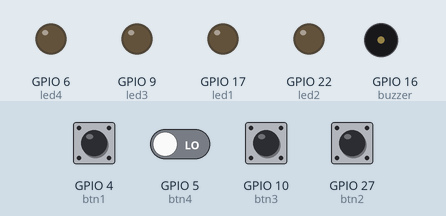
Bench run of a program on a simulated Raspberry Pi (BCM pin numbers). Parts: output pins drawn as LEDs (lit = HIGH), buzzer (waves = sounding, pin HIGH). Inputs (shaded band) come from the test bench; at power-on: GPIO 4 (btn1), GPIO 5 (btn4), GPIO 10 (btn3), GPIO 27 (btn2) LOW.

Above: at 3.2 s.
3.3 s: GPIO 4 (btn1) pulled HIGH for 0.15 s
At 4.2 s:
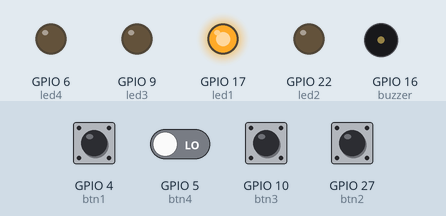
8.3 s: GPIO 10 (btn3) pulled HIGH for 0.15 s
At 9.2 s:
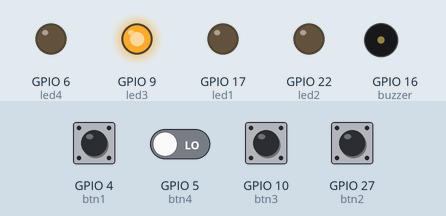
13.3 s: GPIO 5 (btn4) driven HIGH
At 14.2 s:
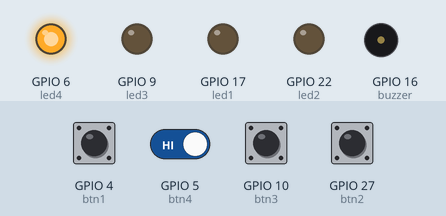
15.3 s: GPIO 4 (btn1) driven LOW
Timing chart, 0 to 19.3 s (numbered marks = the images above; inputs shaded):
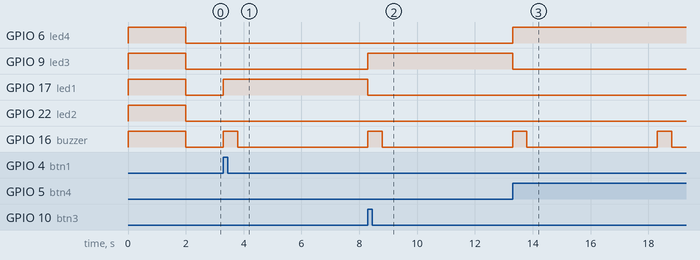

Measured:
- after the input at 3.3 s, GPIO 17 (led1): LOW → HIGH at once; GPIO 16 (buzzer): LOW → HIGH at once, → LOW 0.50 s later
- after the input at 8.3 s, GPIO 9 (led3): LOW → HIGH at once; GPIO 16 (buzzer): LOW → HIGH at once, → LOW 0.50 s later
- after the input at 13.3 s, GPIO 6 (led4): LOW → HIGH at once; GPIO 16 (buzzer): LOW → HIGH at once, → LOW 0.50 s later

The program:

quizbuzzer.py
```python
# 自作早押しボタンのPythonソースコード
# Raspberry Piで動作します。

import RPi.GPIO as GPIO
from time import sleep

# Set variables
# These are BCM GPIO number on the board (NOT Physical number)
# Please visit https://www.pinout.xyz

btn1 = 4
btn2 = 27
btn3 = 10
btn4 = 5

led1 = 17
led2 = 22
led3 = 9
led4 = 6

buzzer =  16

# GPIO settings
GPIO.setmode(GPIO.BCM)
GPIO.setup(btn1, GPIO.IN, pull_up_down=GPIO.PUD_DOWN)
GPIO.setup(btn2, GPIO.IN, pull_up_down=GPIO.PUD_DOWN)
GPIO.setup(btn3, GPIO.IN, pull_up_down=GPIO.PUD_DOWN)
GPIO.setup(btn4, GPIO.IN, pull_up_down=GPIO.PUD_DOWN)
GPIO.setup(led1, GPIO.OUT)
GPIO.setup(led2, GPIO.OUT)
GPIO.setup(led3, GPIO.OUT)
GPIO.setup(led4, GPIO.OUT)
GPIO.setup(buzzer, GPIO.OUT)

# Check Ready
# Check if the LEDs and buzzer work
GPIO.output(led1,True)
GPIO.output(led2,True)
GPIO.output(led3,True)
GPIO.output(led4,True)
GPIO.output(buzzer,True)
sleep(2)
GPIO.output(led1,False)
GPIO.output(led2,False)
GPIO.output(led3,False)
GPIO.output(led4,False)
GPIO.output(buzzer,False)

# When you want to exit, press Ctrl & C
try:
	while True:
		# The LED and buzzer will work after the button is pressed.
		# The buzzer will stop sounding after 0.5 seconds, and the LEd will turn off after 5 seconds.
		if GPIO.input(btn1):
			GPIO.output(led1, True)
			GPIO.output(buzzer, True)
			sleep(0.5)
			GPIO.output(buzzer, False)
			sleep(4.5)
			GPIO.output(led1,False)

		if GPIO.input(btn2):
			GPIO.output(led2, True)
			GPIO.output(buzzer, True)
			sleep(0.5)
			GPIO.output(buzzer, False)
			sleep(4.5)
			GPIO.output(led2,False)

		if GPIO.input(btn3):
			GPIO.output(led3, True)
			GPIO.output(buzzer, True)
			sleep(0.5)
			GPIO.output(buzzer, False)
			sleep(4.5)
			GPIO.output(led3,False)

		if GPIO.input(btn4):
			GPIO.output(led4, True)
			GPIO.output(buzzer, True)
			sleep(0.5)
			GPIO.output(buzzer, False)
			sleep(4.5)
			GPIO.output(led4,False)

except KeyboardInterrupt:
	GPIO.cleanup()
	print("Bye!")
```
